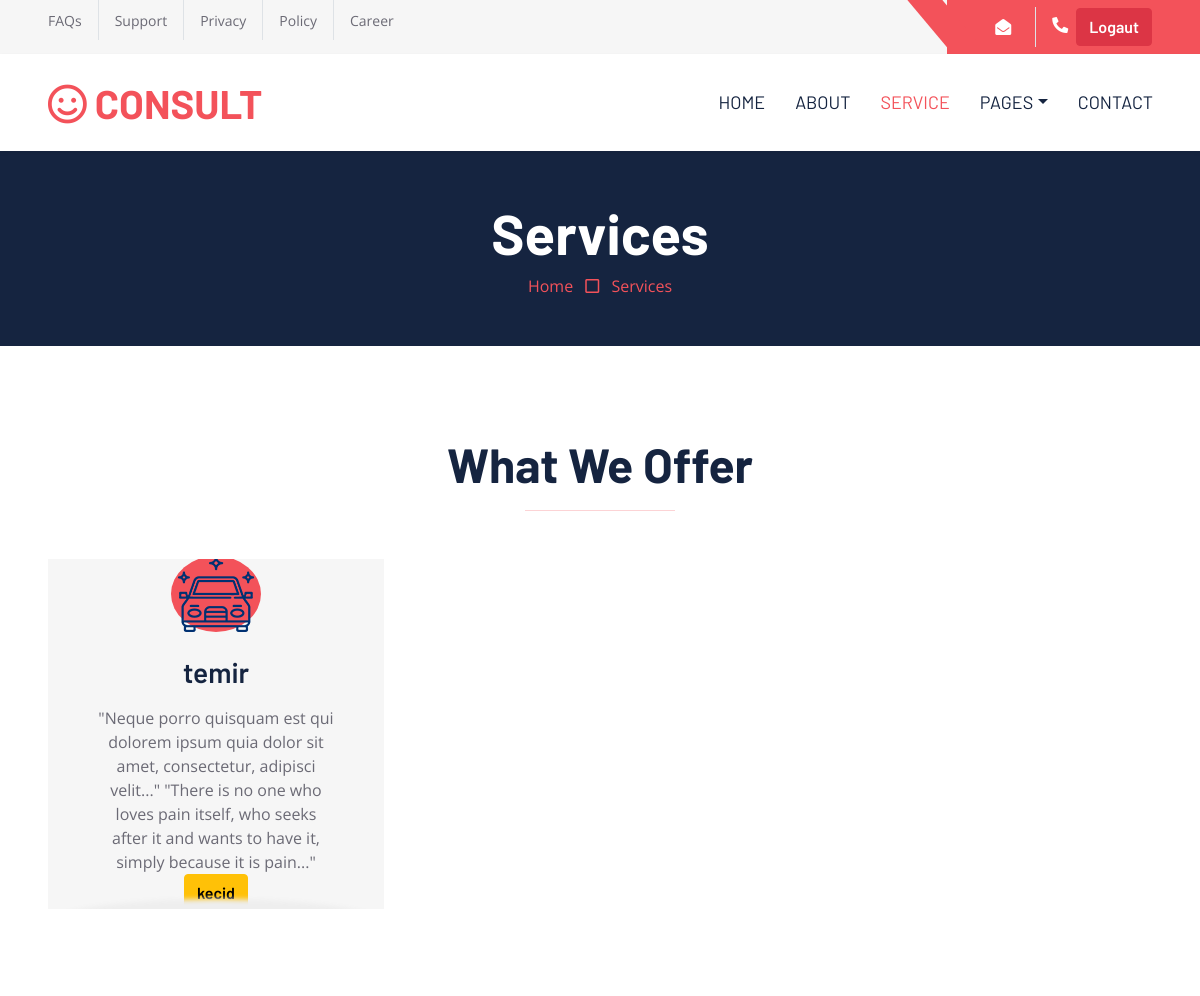
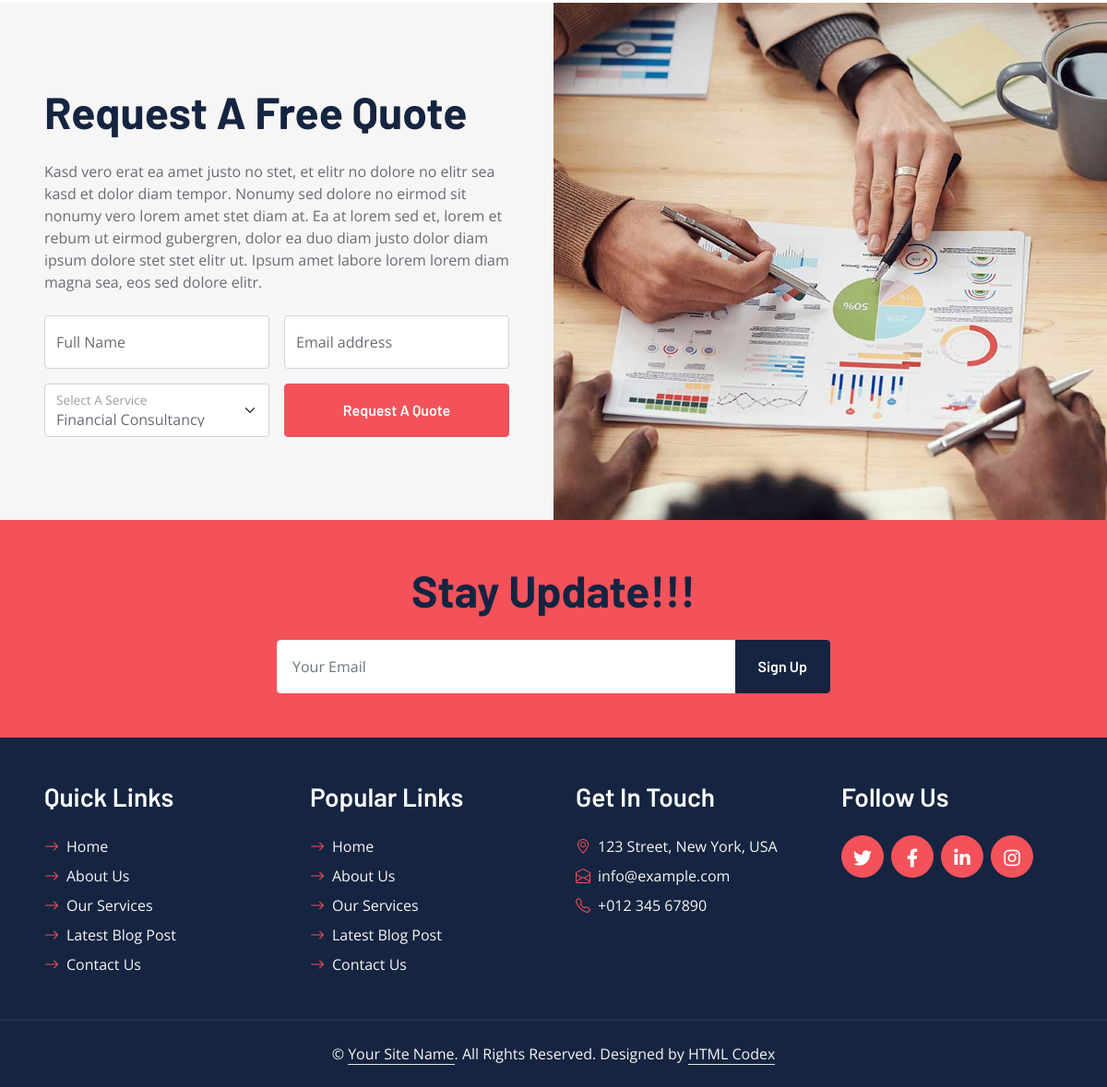
The app's page /service/ with its own data (2 pictures, top to bottom).
### my_app/models.py (models this page shows, shortened)
class Service(SlugMixin, DateMixin):
    title = models.CharField(max_length=255,verbose_name='xidmet adi')
    description = models.TextField(verbose_name='movzu')
    image = models.ImageField(upload_to=Uploader.upload_photo_to_service,null=True,blank=True)
    class Meta:
     ordering = ('title',)
     verbose_name = 'xidet adi'
     verbose_name_plural = 'xidmet adlari'

### my_app/views.py (the view)
# urls.py: path('service/',service_view,name = 'service'),
def service_view(request):
    obj = Service.objects.all()
    context = {
        'obj':obj,
    }
    return render(request,'service.html',context)

### templates/service.html (shortened to what this page needs)
{% load static %}
<!DOCTYPE html>
<html lang="en">
<head>
    <link href="https://cdnjs.cloudflare.com/ajax/libs/font-awesome/5.10.0/css/all.min.css" rel="stylesheet">
    <link href="https://cdn.jsdelivr.net/npm/bootstrap-icons@1.4.1/font/bootstrap-icons.css" rel="stylesheet">
    <link href="{% static 'lib/owlcarousel/assets/owl.carousel.min.css' %}" rel="stylesheet">
    <link href="{% static 'css/bootstrap.min.css' %}" rel="stylesheet">
    <link href="{% static 'css/style.css' %}" rel="stylesheet">
</head>
<div>
    <div class="container-fluid bg-secondary ps-5 pe-0 d-none d-lg-block">
        <div class="row gx-0">
            <div class="col-md-6 text-center text-lg-start mb-2 mb-lg-0">
                <div class="d-inline-flex align-items-center">
                    <a class="text-body py-2 pe-3 border-end" href=""><small>FAQs</small></a>
                    <a class="text-body py-2 px-3 border-end" href=""><small>Support</small></a>
                    <a class="text-body py-2 px-3 border-end" href=""><small>Privacy</small></a>
                    <a class="text-body py-2 px-3 border-end" href=""><small>Policy</small></a>
                    <a class="text-body py-2 ps-3" href=""><small>Career</small></a>
                </div>
            </div>
            <div class="col-md-6 text-center text-lg-end">
                <div class="position-relative d-inline-flex align-items-center bg-primary text-white top-shape px-5">
                    <div class="me-3 pe-3 border-end py-2">
                        <p class="m-0"><i class="fa fa-envelope-open me-2"></i>{{request.user.email}}</p>
                    </div>
                    <div class="py-2">
                        <p class="m-0"><i class="fa fa-phone-alt me-2"></i><a class="btn btn-danger" href="{% url 'logout' %}">Logaut</a></p>
                    </div>
                </div>
            </div>
        </div>
    </div>
    <nav class="navbar navbar-expand-lg bg-white navbar-light shadow-sm px-5 py-3 py-lg-0">
        <a href="index.html" class="navbar-brand p-0">
            <h1 class="m-0 text-uppercase text-primary"><i class="far fa-smile text-primary me-2"></i>consult</h1>
        </a>
        <div class="collapse navbar-collapse" id="navbarCollapse">
            <div class="navbar-nav ms-auto py-0 me-n3">
                <a href="index.html" class="nav-item nav-link">Home</a>
                <a href="about.html" class="nav-item nav-link">About</a>
                <a href="service.html" class="nav-item nav-link active">Service</a>
                <div class="nav-item dropdown">
                    <a href="#" class="nav-link dropdown-toggle" data-bs-toggle="dropdown">Pages</a>
                </div>
                <a href="contact.html" class="nav-item nav-link">Contact</a>
            </div>
        </div>
    </nav>
    <div class="container-fluid bg-dark p-5">
        <div class="row">
            <div class="col-12 text-center">
                <h1 class="display-4 text-white">Services</h1>
                <a href="">Home</a>
                <i class="far fa-square text-primary px-2"></i>
                <a href="">Services</a>
            </div>
        </div>
    </div>
    <div class="container-fluid py-6 px-5">
        <div class="text-center mx-auto mb-5" style="max-width: 600px;">
            <h1 class="display-5 mb-0">What We Offer</h1>
            <hr class="w-25 mx-auto bg-primary">
        </div>
        <div class="row g-5">
            {% for i in obj %}
            <div class="col-lg-4 col-md-6">
                <div class="service-item bg-secondary text-center px-5">
                    <div class="d-flex align-items-center justify-content-center bg-primary text-white rounded-circle mx-auto mb-4" style="width: 90px; height: 90px;">
                    <img src="{{i.image.url}}" alt="">
                    </div>
                    <h3 class="mb-3">{{i.title}}</h3>
                    <p class="mb-0">{{i.description}}</p>
                    <a href="{% url 'detail' i.slug %}" class="btn btn-warning">kecid</a>
                </div>
            </div>
           {% endfor %}
        </div>
    </div>
    <div class="container-fluid bg-secondary px-0">
        <div class="row g-0">
            <div class="col-lg-6 py-6 px-5">
                <h1 class="display-5 mb-4">Request A Free Quote</h1>
                <p class="mb-4">Kasd vero erat ea amet justo no stet, et elitr no dolore no elitr sea kasd et dolor diam tempor. Nonumy sed dolore no eirmod sit nonumy vero lorem amet stet diam at. Ea at lorem sed et, lorem et rebum ut eirmod gubergren, dolor ea duo diam justo dolor diam ipsum dolore stet stet elitr ut. Ipsum amet labore lorem lorem diam magna sea, eos sed dolore elitr.</p>
                <form>
                    <div class="row gx-3">
                        <div class="col-6">
                            <div class="form-floating">
                                <input type="text" class="form-control" id="form-floating-1" placeholder="John Doe">
                                <label for="form-floating-1">Full Name</label>
                            </div>
                        </div>
                        <div class="col-6">
                            <div class="form-floating mb-3">
                                <input type="email" class="form-control" id="form-floating-2" placeholder="name@example.com">
                                <label for="form-floating-2">Email address</label>
                            </div>
                        </div>
                        <div class="col-6">
                            <div class="form-floating">
                                <select class="form-select" id="floatingSelect" aria-label="Financial Consultancy">
                                    <option selected>Financial Consultancy</option>
                                </select>
                                <label for="floatingSelect">Select A Service</label>
                            </div>
                        </div>
                        <div class="col-6">
                            <button class="btn btn-primary w-100 h-100" type="submit">Request A Quote</button>
                        </div>
                    </div>
                </form>
            </div>
            <div class="col-lg-6" style="min-height: 400px;">
                <div class="position-relative h-100">
                    <img class="position-absolute w-100 h-100" src="img/quote.jpg" style="object-fit: cover;">
                </div>
            </div>
        </div>
    </div>
    <div class="container-fluid bg-primary text-secondary p-5">
        <div class="row g-5">
            <div class="col-12 text-center">
                <h1 class="display-5 mb-4">Stay Update!!!</h1>
                <form class="mx-auto" style="max-width: 600px;">
                    <div class="input-group">
                        <input type="text" class="form-control border-white p-3" placeholder="Your Email">
                        <button class="btn btn-dark px-4">Sign Up</button>
                    </div>
                </form>
            </div>
        </div>
    </div>
    <div class="container-fluid bg-dark text-secondary p-5">
        <div class="row g-5">
            <div class="col-lg-3 col-md-6">
                <h3 class="text-white mb-4">Quick Links</h3>
                <div class="d-flex flex-column justify-content-start">
                    <a class="text-secondary mb-2" href="#"><i class="bi bi-arrow-right text-primary me-2"></i>Home</a>
                    <a class="text-secondary mb-2" href="#"><i class="bi bi-arrow-right text-primary me-2"></i>About Us</a>
                    <a class="text-secondary mb-2" href="#"><i class="bi bi-arrow-right text-primary me-2"></i>Our Services</a>
                    <a class="text-secondary mb-2" href="#"><i class="bi bi-arrow-right text-primary me-2"></i>Latest Blog Post</a>
                    <a class="text-secondary" href="#"><i class="bi bi-arrow-right text-primary me-2"></i>Contact Us</a>
                </div>
            </div>
            <div class="col-lg-3 col-md-6">
                <h3 class="text-white mb-4">Popular Links</h3>
                <div class="d-flex flex-column justify-content-start">
                    <a class="text-secondary mb-2" href="#"><i class="bi bi-arrow-right text-primary me-2"></i>Home</a>
                    <a class="text-secondary mb-2" href="#"><i class="bi bi-arrow-right text-primary me-2"></i>About Us</a>
                    <a class="text-secondary mb-2" href="#"><i class="bi bi-arrow-right text-primary me-2"></i>Our Services</a>
                    <a class="text-secondary mb-2" href="#"><i class="bi bi-arrow-right text-primary me-2"></i>Latest Blog Post</a>
                    <a class="text-secondary" href="#"><i class="bi bi-arrow-right text-primary me-2"></i>Contact Us</a>
                </div>
            </div>
            <div class="col-lg-3 col-md-6">
                <h3 class="text-white mb-4">Get In Touch</h3>
                <p class="mb-2"><i class="bi bi-geo-alt text-primary me-2"></i>123 Street, New York, USA</p>
                <p class="mb-2"><i class="bi bi-envelope-open text-primary me-2"></i>info@example.com</p>
                <p class="mb-0"><i class="bi bi-telephone text-primary me-2"></i>+012 345 67890</p>
            </div>
            <div class="col-lg-3 col-md-6">
                <h3 class="text-white mb-4">Follow Us</h3>
                <div class="d-flex">
                    <a class="btn btn-lg btn-primary btn-lg-square rounded-circle me-2" href="#"><i class="fab fa-twitter fw-normal"></i></a>
                    <a class="btn btn-lg btn-primary btn-lg-square rounded-circle me-2" href="#"><i class="fab fa-facebook-f fw-normal"></i></a>
                    <a class="btn btn-lg btn-primary btn-lg-square rounded-circle me-2" href="#"><i class="fab fa-linkedin-in fw-normal"></i></a>
                    <a class="btn btn-lg btn-primary btn-lg-square rounded-circle" href="#"><i class="fab fa-instagram fw-normal"></i></a>
                </div>
            </div>
        </div>
    </div>
    <div class="container-fluid bg-dark text-secondary text-center border-top py-4 px-5" style="border-color: rgba(256, 256, 256, .1) !important;">
        <p class="m-0">&copy; <a class="text-secondary border-bottom" href="#">Your Site Name</a>. All Rights Reserved. Designed by <a class="text-secondary border-bottom" href="https://htmlcodex.com">HTML Codex</a></p>
    </div>
</body>
</html>

### static/css/style.css (style rules this page uses)
:root { --primary: #F3525A; --secondary: #F6F6F6; --light: #FFFFFF; --dark: #152440; }
h1, h2, .font-weight-bold { font-weight: 700 !important; }
h3, h4, .font-weight-semi-bold { font-weight: 600 !important; }
.py-6 { padding-top: 90px; padding-bottom: 90px; }
.btn { font-family: 'Barlow', sans-serif; font-weight: 600; transition: .5s; }
.btn-primary { color: #FFFFFF; }
.btn-lg-square { width: 46px; height: 46px; }
.btn-square, .btn-sm-square, .btn-lg-square { padding-left: 0; padding-right: 0; text-align: center; }
.top-shape::before { position: absolute; content: ""; width: 35px; height: 100%; top: 0; left: -17px; background: var(--primary); transform: skew(40deg); }
.navbar-light .navbar-nav .nav-link { font-family: 'Barlow', sans-serif; padding: 35px 15px; font-size: 18px; text-transform: uppercase; color: var(--dark); outline: none; transition: .5s; }
.navbar-light .navbar-nav .nav-link:hover, .navbar-light .navbar-nav .nav-link.active { color: var(--primary); }
.service-item { position: relative; overflow: hidden; height: 350px; display: flex; flex-direction: column; align-items: center; justify-content: center; transition: .3s; }
.service-item::after { position: absolute; content: ""; width: 100%; height: 50px; bottom: -50px; left: 0; background: var(--light); border-radius: 100% 100% 0 0; box-shadow: 0px -10px 5px #EEEEEE; transition: .5s; }
.service-item p { transition: .3s; }

### records on screen
Service: image (picture), title "temir", description "\"Neque porro quisquam est qui dolorem ipsum quia dolor sit amet, consectetur, adipisci velit...\" \"There is no one who loves pain itself, who seeks after it and wants to have it, simply because it is pain...\""
